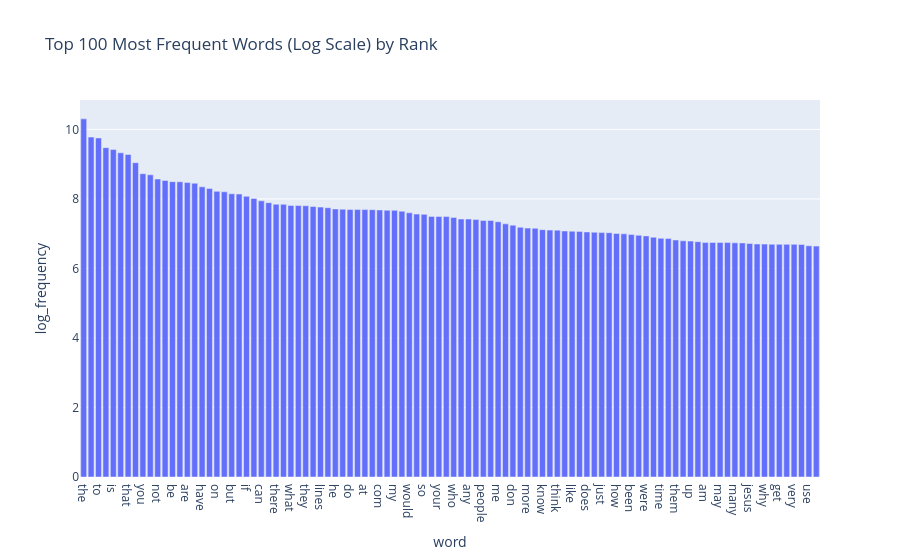

Notebook source saved alongside this figure:
### Code cell
fig_log = px.bar(
    top_log_words_df, 
    x='word', 
    y='log_frequency', 
    title=f'Top {TOP_N} Most Frequent Words (Log Scale) by Rank'
)

fig_log.update_layout(
    xaxis={'categoryorder': 'total descending'} 
)

fig_log.show()

### Figure 1 — Plotly figure (JSON) as saved in the notebook; plotly's stock layout.template omitted (floating-point values rounded to 4 significant figures)
{"data": [{"hovertemplate": "word=%{x}<br>log_frequency=%{y}<extra></extra>", "legendgroup": "", "marker": {"color": "#636efa", "pattern": {"shape": ""}}, "name": "", "orientation": "v", "showlegend": false, "textposition": "auto", "type": "bar", "x": ["the", "of", "to", "and", "is", "in", "that", "it", "you", "for", "not", "this", "be", "from", "are", "edu", "have", "as", "on", "with", "but", "or", "if", "was", "can", "we", "there", "by", "what", "subject", "they", "an", "lines", "one", "he", "god", "do", "organization", "at", "re", "com", "about", "my", "all", "would", "will", "so", "some", "your", "no", "who", "has", "any", "writes", "people", "which", "me", "article", "don", "his", "more", "other", "know", "when", "think", "their", "like", "university", "does", "out", "just", "only", "how", "also", "been", "than", "were", "then", "time", "because", "them", "posting", "up", "had", "am", "should", "may", "these", "many", "say", "jesus", "see", "why", "us", "get", "good", "very", "believe", "use", "such"], "xaxis": "x", "y": [10.3, 9.779, 9.754, 9.474, 9.421, 9.326, 9.28, 9.042, 8.726, 8.693, 8.573, 8.53, 8.497, 8.492, 8.47, 8.45, 8.347, 8.298, 8.219, 8.204, 8.147, 8.141, 8.074, 8.013, 7.944, 7.892, 7.847, 7.843, 7.813, 7.81, 7.803, 7.781, 7.764, 7.746, 7.711, 7.704, 7.693, 7.693, 7.693, 7.69, 7.684, 7.673, 7.67, 7.647, 7.601, 7.563, 7.556, 7.497, 7.492, 7.491, 7.463, 7.422, 7.421, 7.406, 7.381, 7.378, 7.342, 7.282, 7.245, 7.185, 7.16, 7.154, 7.116, 7.103, 7.102, 7.077, 7.072, 7.066, 7.049, 7.041, 7.031, 7.028, 7.004, 6.995, 6.974, 6.953, 6.936, 6.898, 6.867, 6.86, 6.819, 6.795, 6.787, 6.77, 6.749, 6.748, 6.746, 6.746, 6.736, 6.735, 6.717, 6.703, 6.7, 6.696, 6.693, 6.692, 6.692, 6.69, 6.65, 6.642], "yaxis": "y"}], "layout": {"barmode": "relative", "legend": {"tracegroupgap": 0}, "title": {"text": "Top 100 Most Frequent Words (Log Scale) by Rank"}, "xaxis": {"anchor": "y", "categoryorder": "total descending", "domain": [0, 1], "title": {"text": "word"}}, "yaxis": {"anchor": "x", "domain": [0, 1], "title": {"text": "log_frequency"}}}}
